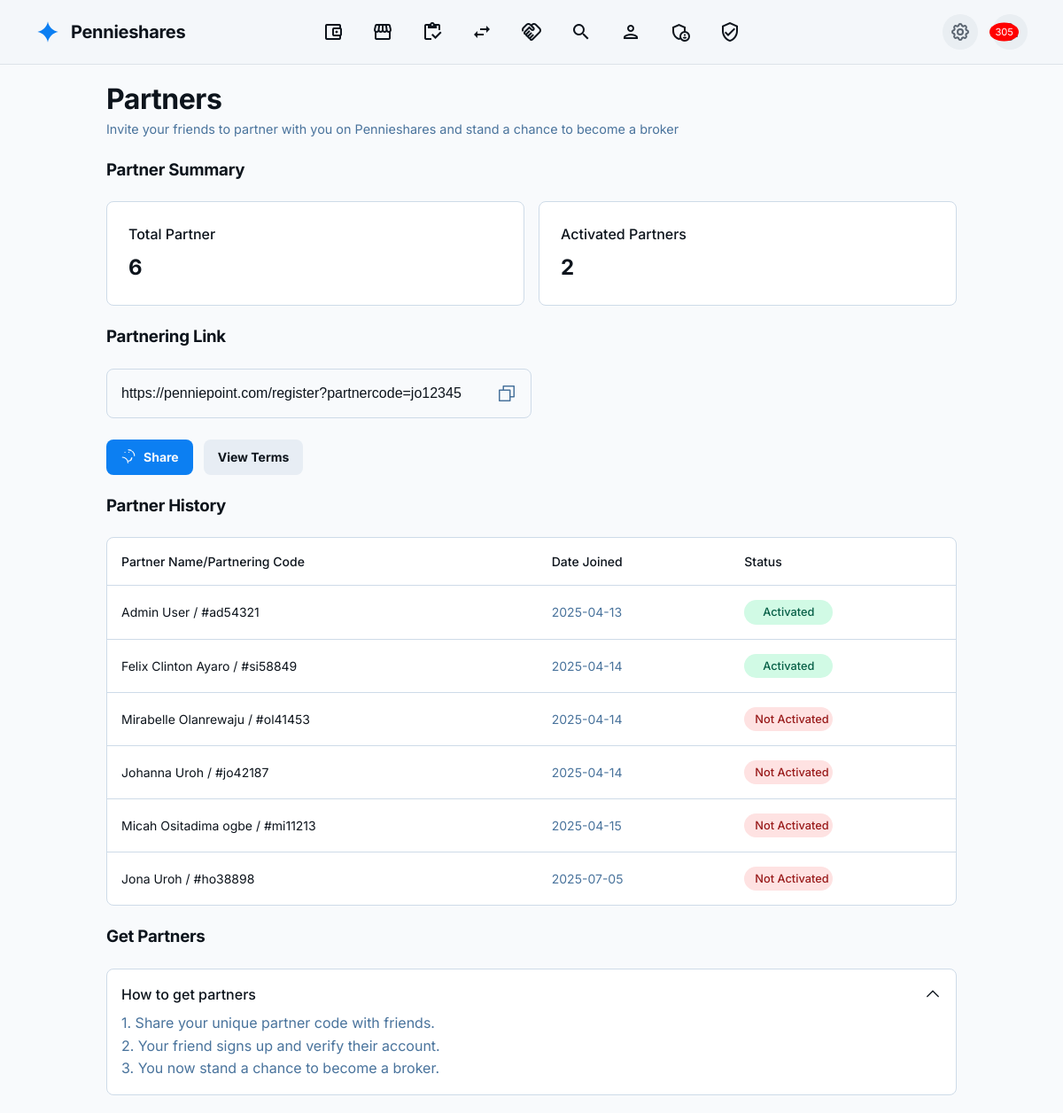
Page /partner (signed in) on the committed database.
### tables this page shows
CREATE TABLE users (
            id INTEGER PRIMARY KEY AUTOINCREMENT,
            fullname TEXT NOT NULL,
            email TEXT NOT NULL UNIQUE,
            username TEXT NOT NULL UNIQUE,
            phone TEXT NOT NULL,
            referral TEXT NOT NULL,
            stage INTEGER DEFAULT 1,
            partner_code TEXT UNIQUE,
            password TEXT NOT NULL,
            reset_token TEXT,
            reset_expires DATETIME,
            created_at DATETIME DEFAULT CURRENT_TIMESTAMP,
            status INTEGER DEFAULT 1 NOT NULL,
            wallet_balance DECIMAL(10, 2) DEFAULT 0.00,
            is_admin INTEGER DEFAULT 0
        );

### src/init.php (called while the page is built, shortened)
<?php
$user = $_SESSION['user'];
?>

### pages/partner.php (the view, shortened to what this page needs)
<?php
require_once __DIR__ . '/../src/init.php';
require_once __DIR__ . '/../assets/template/intro-template.php';
$stmt = $pdo->prepare("SELECT * FROM users WHERE referral = ?");
$stmt->execute([$user['partner_code']]);
$partners = $stmt->fetchAll(PDO::FETCH_ASSOC);
$total_partners = count($partners);
$activated_partners = 0;
foreach ($partners as $partner) {
    if ($partner['status'] == 2) {
        $activated_partners++;
    }
}
$referral_link = "https://penniepoint.com/register?partnercode=" . htmlspecialchars($user['partner_code']);
?>
<div class="content-wrapper">
    <div class="page-title">
        <h1>Partners</h1>
        <p>Invite your friends to partner with you on Pennieshares and stand a chance to become a broker</p>
    </div>
    <h3>Partner Summary</h3>
    <div class="stats-grid">
        <div class="card">
            <p>Total Partner</p>
            <span><?= $total_partners ?></span>
        </div>
        <div class="card">
            <p>Activated Partners</p>
            <span><?= $activated_partners ?></span>
        </div>
    </div>
    <h3>Partnering Link</h3>
    <div class="referral-link-section">
        <div class="input-with-icon">
            <input id="referral-link-input" class="form-input" readonly value="<?= $referral_link ?>" />
            <button id="copy-btn" class="icon-btn copy-btn" aria-label="Copy partner codec">
            </button>
        </div>
    </div>
    <div class="action-buttons">
        <button class="btn btn-primary">
            <span>Share</span>
        </button>
        <button class="btn btn-secondary">View Terms</button>
    </div>
    <h3>Partner History</h3>
    <div class="table-container">
        <div class="table-wrapper">
            <table>
                <thead>
                    <tr>
                        <th class="col-name">Partner Name/Partnering Code</th>
                        <th class="col-date">Date Joined</th>
                        <th class="col-status">Status</th>
                    </tr>
                </thead>
                <tbody>
                    <?php foreach ($partners as $partner): ?>
                        <tr>
                            <td class="col-name"><?= htmlspecialchars($partner['fullname']) ?> / #<?= htmlspecialchars($partner['partner_code']) ?></td>
                            <td class="col-date"><?= date('Y-m-d', strtotime($partner['created_at'])) ?></td>
                            <td class="col-status">
                                <span class="status-badge <?= $partner['status'] == 2 ? 'status-confirmed' : 'status-pending' ?>">
                                    <?= $partner['status'] == 2 ? 'Activated' : 'Not Activated' ?>
                                </span>
                            </td>
                        </tr>
                    <?php endforeach; ?>
                </tbody>
            </table>
        </div>
    </div>
    <h3>Get Partners</h3>
    <div class="accordion-container">
        <details class="accordion-item" open>
            <summary>
                <span>How to get partners</span>
                <svg class="caret-icon" xmlns="http://www.w3.org/2000/svg" width="20" height="20" fill="currentColor" viewBox="0 0 256 256"><path d="M213.66,101.66l-80,80a8,8,0,0,1-11.32,0l-80-80A8,8,0,0,1,53.66,90.34L128,164.69l74.34-74.35a8,8,0,0,1,11.32,11.32Z"></path></svg>
            </summary>
            <p>
                1. Share your unique partner code with friends.<br>
                2. Your friend signs up and verify their account.<br>
                3. You now stand a chance to become a broker.
            </p>
        </details>
    </div>
</div>
<?php
require_once __DIR__ . '/../assets/template/end-template.php';
?>

### assets/template/intro-template.php (style rules this page uses)
:root { --font-primary: 'Inter', 'Noto Sans', sans-serif; --bg-primary-light: #f4f7fa; --bg-secondary-light: #ffffff; --bg-tertiary-light: #e9eef2; --text-primary-light: #111418; --text-secondary-light: #5a6470; --border-color-light: #dde3e9; --accent-color-light: #0c7ff2; --accent-text-light: #ffffff; --bg-primary-dark: #111418; --bg-secondary-dark: #1b2127; --bg-tertiary-dark: #283039; --text-primary-dark: #ffffff; --text-secondary-dark: #9cabba; --border-color-dark: #3b4754; --accent-color-dark: #0c7ff2; --accent-text-dark: #ffffff; --bg-primary: var(--bg-primary-light); --bg-secondary: var(--bg-secondary-light); --bg-tertiary: var(--bg-tertiary-light); --text-primary: var(--text-primary-light); --text-secondary: var(--text-secondary-light); --border-color: var(--border-color-light); --accent-color: var(--accent-color-light); --accent-text: var(--accent-text-light); }
*, *::before, *::after { box-sizing: border-box; margin: 0; padding: 0; }
body { font-family: var(--font-primary); background-color: var(--bg-primary); color: var(--text-primary); min-height: 100vh; font-size: 16px; line-height: 1.5; transition: background-color 0.3s ease, color 0.3s ease; overflow-x: hidden; }
button { font-family: inherit; cursor: pointer; border: none; background: none; color: inherit; }
.content-wrapper { width: 100%; max-width: 640px; }

### rows in the picture
users: referral "https://penniepoint.com/register?partnercode=jo12345", fullname "Admin User", partner_code "ad54321", created_at "2025-04-13", status "Activated"
users: fullname "Felix Clinton Ayaro", partner_code "si58849", created_at "2025-04-14", status "Activated"
users: fullname "Mirabelle Olanrewaju", partner_code "ol41453", created_at "2025-04-14", status "Not Activated"
users: fullname "Johanna Uroh", partner_code "jo42187", created_at "2025-04-14", status "Not Activated"
users: fullname "Micah Ositadima ogbe", partner_code "mi11213", created_at "2025-04-15", status "Not Activated"
users: fullname "Jona Uroh", partner_code "ho38898", created_at "2025-07-05", status "Not Activated"

### other values in the picture
$total_partners "6"
$activated_partners "2"
